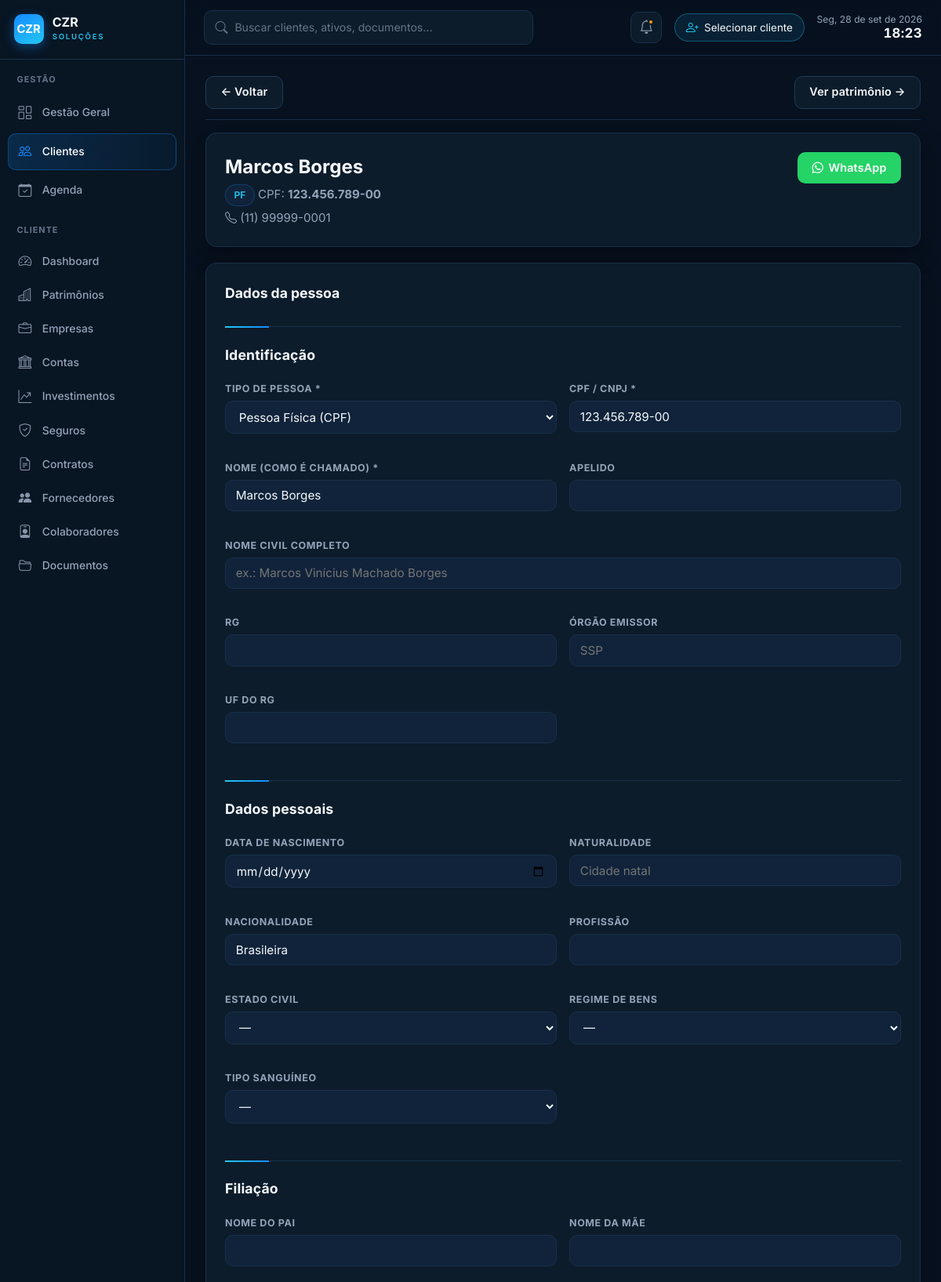
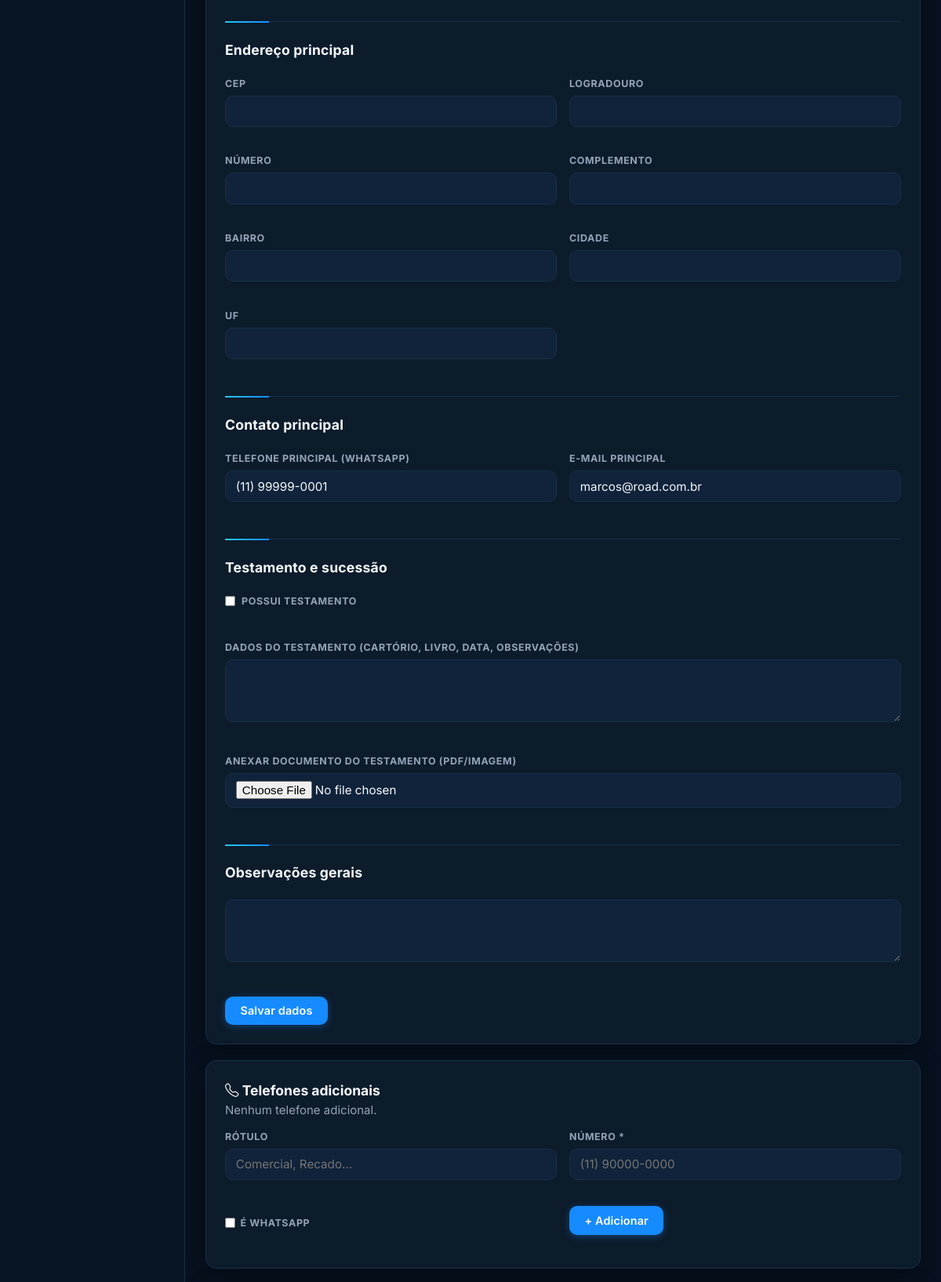
The app's page /clientes/editar?id=1 (signed in, upper part) with its own data (2 pictures, top to bottom).
### tables this page shows
CREATE TABLE IF NOT EXISTS clientes (
  id              INT AUTO_INCREMENT PRIMARY KEY,
  usuario_id      INT NULL,                           
  tipo_pessoa     ENUM('PF','PJ') NOT NULL DEFAULT 'PF',
  nome            VARCHAR(200) NOT NULL,              
  nome_completo   VARCHAR(200) NULL,                  
  apelido         VARCHAR(80)  NULL,
  cpf_cnpj        VARCHAR(18)  NOT NULL,
  rg              VARCHAR(20)  NULL,
  rg_orgao        VARCHAR(30)  NULL,
  rg_uf           VARCHAR(2)   NULL,
  data_nascimento DATE         NULL,
  naturalidade    VARCHAR(80)  NULL,
  nacionalidade   VARCHAR(60)  NULL DEFAULT 'Brasileira',
  estado_civil    ENUM('solteiro','casado','divorciado','viuvo','uniao_estavel','separado') NULL,
  regime_bens     ENUM('comunhao_parcial','comunhao_universal','separacao_total','participacao_final','nao_aplicavel') NULL,
  profissao       VARCHAR(80)  NULL,
  tipo_sanguineo  ENUM('A+','A-','B+','B-','AB+','AB-','O+','O-') NULL,
  nome_pai        VARCHAR(200) NULL,
  nome_mae        VARCHAR(200) NULL,
  cep             VARCHAR(9)   NULL,                  
  logradouro      VARCHAR(200) NULL,
  numero          VARCHAR(20)  NULL,
  complemento     VARCHAR(100) NULL,
  bairro          VARCHAR(100) NULL,
  cidade          VARCHAR(100) NULL,
  uf              VARCHAR(2)   NULL,
  email           VARCHAR(150) NULL,                  
  telefone        VARCHAR(20)  NULL,                  
  tem_testamento  TINYINT(1) NOT NULL DEFAULT 0,
  testamento_obs  TEXT         NULL,
  observacoes     TEXT         NULL,
  ativo           TINYINT(1) NOT NULL DEFAULT 1,
  criado_em       DATETIME NOT NULL DEFAULT CURRENT_TIMESTAMP,
  FOREIGN KEY (usuario_id) REFERENCES usuarios(id) ON DELETE SET NULL
);

### app/Core/View.php (called while the page is built, shortened)
<?php
class View
{
    public static function render(string $view, array $data = []): void
    {
        $file = APP_PATH . '/Views/' . $view . '.php';
        extract($data, EXTR_SKIP);
        require $file;
    }
}

### app/Core/Controller.php (called while the page is built, shortened)
<?php
abstract class Controller
{
    protected function view(string $view, array $data = []): void
    {
        View::render($view, $data);
    }
}

### app/Controllers/ClientesController.php (called while the page is built, shortened)
<?php
class ClientesController extends Controller
{
    public function editar(): void
    {
        $id = (int) ($_GET['id'] ?? 0);
        $cliente = Cliente::buscar($id);
        $subs = Pessoa::subListas($id);
        $this->view('clientes/editar', compact('cliente', 'erro', 'subs', 'documentos', 'login'));
    }
}

### app/Core/Router.php (called while the page is built, shortened)
<?php
class Router
{
    private array $routes = ['GET' => [], 'POST' => []];
    public function get(string $path, array $handler): void
    {
        $this->routes['GET'][trim($path, '/')] = $handler;
    }
    public function post(string $path, array $handler): void
    {
        $this->routes['POST'][trim($path, '/')] = $handler;
    }
    public function dispatch(string $url, string $method): void
    {
        $url    = trim($url, '/');
        $method = strtoupper($method) === 'POST' ? 'POST' : 'GET';
        $handler = $this->routes[$method][$url] ?? null;
        [$class, $action] = $handler;
        (new $class())->$action();
    }
}

### index.php (called while the page is built, shortened)
<?php
require_once __DIR__ . '/app/bootstrap.php';
$router = new Router();
$router->dispatch($_GET['url'] ?? '', $_SERVER['REQUEST_METHOD']);

### includes/functions.php (called while the page is built, shortened)
<?php
function base_url(string $path = ''): string {
    $base = defined('BASE_URL') ? BASE_URL : '/cezar/';
    return $base . ltrim($path, '/');
}
function link_whatsapp(?string $telefone): string {
    $d = preg_replace('/\D/', '', $telefone ?? '');
    if (strlen($d) <= 11) $d = '55' . $d;
    return 'https://wa.me/' . $d;
}
function h(string $str): string {
    return htmlspecialchars($str, ENT_QUOTES, 'UTF-8');
}

### app/bootstrap.php (called while the page is built, shortened)
<?php
spl_autoload_register(function (string $class): void {
    foreach (['Core', 'Controllers', 'Models'] as $dir) {
        $file = APP_PATH . '/' . $dir . '/' . $class . '.php';
        if (is_file($file)) {
            return;
        }
    }
});

### includes/db.php (called while the page is built, shortened)
<?php
function db(): PDO
{
    static $pdo = null;
    if ($pdo === null) {
        $host    = Env::get('DB_HOST', '127.0.0.1');
        $name    = Env::get('DB_NAME', 'gestao_patrimonial');
        $user    = Env::get('DB_USER', 'root');
        $pass    = Env::get('DB_PASS', '');
        $charset = Env::get('DB_CHARSET', 'utf8mb4');
        $dsn = "mysql:host={$host};dbname={$name};charset={$charset}";
        $pdo = new PDO($dsn, $user, $pass, [
            PDO::ATTR_ERRMODE            => PDO::ERRMODE_EXCEPTION,
            PDO::ATTR_DEFAULT_FETCH_MODE => PDO::FETCH_ASSOC,
            PDO::ATTR_EMULATE_PREPARES   => false,
        ]);
    }
    return $pdo;
}

### app/Models/Cliente.php (called while the page is built, shortened)
<?php
class Cliente
{
    public static function buscar(int $id): ?array
    {
        $s = db()->prepare('SELECT * FROM clientes WHERE id = ?');
        $s->execute([$id]);
        return $s->fetch() ?: null;
    }
}

### app/Models/Pessoa.php (called while the page is built, shortened)
<?php
class Pessoa
{
    private static function tabela(string $chave): string
    {
        return self::TABELAS[$chave];
    }
    public static function listar(string $chave, int $clienteId): array
    {
        $t = self::tabela($chave);
        $s = db()->prepare("SELECT * FROM $t WHERE cliente_id = ? ORDER BY id");
        $s->execute([$clienteId]);
        return $s->fetchAll();
    }
    public static function subListas(int $clienteId): array
    {
        $out = [];
        foreach (array_keys(self::TABELAS) as $chave) {
            $out[$chave] = self::listar($chave, $clienteId);
        }
        return $out;
    }
}

### app/Views/clientes/_campos.php (the view, shortened to what this page needs)
<?php
$v = fn(string $k) => h((string) ($_POST[$k] ?? $cliente[$k] ?? ''));
$sel = fn(string $k, string $opt) => (($_POST[$k] ?? $cliente[$k] ?? '') === $opt) ? 'selected' : '';
$ehEdicao = isset($cliente);
?>
<div class="form-secao"><div class="form-secao-titulo">Identificação</div></div>
<div class="form-grid form-grid-2">
  <div class="form-grupo">
    <label>Tipo de pessoa *</label>
    <select name="tipo_pessoa">
      <option value="PF" <?= $sel('tipo_pessoa','PF') ?>>Pessoa Física (CPF)</option>
    </select>
  </div>
  <div class="form-grupo">
    <label>CPF / CNPJ *</label>
    <input type="text" name="cpf_cnpj" required oninput="mascara_cpf_cnpj(this)" maxlength="18" value="<?= $v('cpf_cnpj') ?>">
  </div>
  <div class="form-grupo">
    <label>Nome (como é chamado) *</label>
    <input type="text" name="nome" required value="<?= $v('nome') ?>" placeholder="ex.: Marcos Borges">
  </div>
  <div class="form-grupo">
    <label>Apelido</label>
    <input type="text" name="apelido" value="<?= $v('apelido') ?>">
  </div>
  <div class="form-grupo" style="grid-column:1/-1">
    <label>Nome civil completo</label>
    <input type="text" name="nome_completo" value="<?= $v('nome_completo') ?>" placeholder="ex.: Marcos Vinícius Machado Borges">
  </div>
  <div class="form-grupo">
    <label>RG</label>
    <input type="text" name="rg" value="<?= $v('rg') ?>">
  </div>
  <div class="form-grupo">
    <label>Órgão emissor</label>
    <input type="text" name="rg_orgao" value="<?= $v('rg_orgao') ?>" placeholder="SSP">
  </div>
  <div class="form-grupo">
    <label>UF do RG</label>
    <input type="text" name="rg_uf" maxlength="2" value="<?= $v('rg_uf') ?>" style="text-transform:uppercase">
  </div>
</div>
<div class="form-secao"><div class="form-secao-titulo">Dados pessoais</div></div>
<div class="form-grid form-grid-2">
  <div class="form-grupo">
    <label>Data de nascimento</label>
    <input type="date" name="data_nascimento" value="<?= $v('data_nascimento') ?>">
  </div>
  <div class="form-grupo">
    <label>Naturalidade</label>
    <input type="text" name="naturalidade" value="<?= $v('naturalidade') ?>" placeholder="Cidade natal">
  </div>
  <div class="form-grupo">
    <label>Nacionalidade</label>
    <input type="text" name="nacionalidade" value="<?= h((string)($_POST['nacionalidade'] ?? $cliente['nacionalidade'] ?? 'Brasileira')) ?>">
  </div>
  <div class="form-grupo">
    <label>Profissão</label>
    <input type="text" name="profissao" value="<?= $v('profissao') ?>">
  </div>
  <div class="form-grupo">
    <label>Estado civil</label>
    <select name="estado_civil">
      <option value="">—</option>
    </select>
  </div>
  <div class="form-grupo">
    <label>Regime de bens</label>
    <select name="regime_bens">
      <option value="">—</option>
    </select>
  </div>
  <div class="form-grupo">
    <label>Tipo sanguíneo</label>
    <select name="tipo_sanguineo">
      <option value="">—</option>
    </select>
  </div>
</div>
<div class="form-secao"><div class="form-secao-titulo">Filiação</div></div>
<div class="form-grid form-grid-2">
  <div class="form-grupo">
    <label>Nome do pai</label>
    <input type="text" name="nome_pai" value="<?= $v('nome_pai') ?>">
  </div>
  <div class="form-grupo">
    <label>Nome da mãe</label>
    <input type="text" name="nome_mae" value="<?= $v('nome_mae') ?>">
  </div>
</div>
<div class="form-secao"><div class="form-secao-titulo">Endereço principal</div></div>
<div class="form-grid form-grid-2">
  <div class="form-grupo">
    <label>CEP</label>
    <input type="text" name="cep" maxlength="9" value="<?= $v('cep') ?>"
           oninput="mascara_cep(this)" onblur="busca_cep(this)">
  </div>
  <div class="form-grupo" style="grid-column:2/-1">
    <label>Logradouro</label>
    <input type="text" name="logradouro" id="logradouro" value="<?= $v('logradouro') ?>">
  </div>
  <div class="form-grupo">
    <label>Número</label>
    <input type="text" name="numero" value="<?= $v('numero') ?>">
  </div>
  <div class="form-grupo">
    <label>Complemento</label>
    <input type="text" name="complemento" value="<?= $v('complemento') ?>">
  </div>
  <div class="form-grupo">
    <label>Bairro</label>
    <input type="text" name="bairro" id="bairro" value="<?= $v('bairro') ?>">
  </div>
  <div class="form-grupo">
    <label>Cidade</label>
    <input type="text" name="cidade" id="cidade" value="<?= $v('cidade') ?>">
  </div>
  <div class="form-grupo">
    <label>UF</label>
    <input type="text" name="uf" id="estado" maxlength="2" value="<?= $v('uf') ?>" style="text-transform:uppercase">
  </div>
</div>
<div class="form-secao"><div class="form-secao-titulo">Contato principal</div></div>
<div class="form-grid form-grid-2">
  <div class="form-grupo">
    <label>Telefone principal (WhatsApp)</label>
    <input type="text" name="telefone" value="<?= $v('telefone') ?>" placeholder="(11) 90000-0000">
  </div>
  <div class="form-grupo">
    <label>E-mail principal</label>
    <input type="email" name="email" value="<?= $v('email') ?>">
  </div>
</div>
<div class="form-secao"><div class="form-secao-titulo">Testamento e sucessão</div></div>
<div class="form-grid form-grid-2">
  <div class="form-grupo" style="grid-column:1/-1">
    <label style="display:flex;align-items:center;gap:.5rem;cursor:pointer">
      <input type="checkbox" name="tem_testamento" value="1" style="width:auto"
             <?= (($_POST['tem_testamento'] ?? $cliente['tem_testamento'] ?? 0)) ? 'checked' : '' ?>>
      Possui testamento
    </label>
  </div>
  <div class="form-grupo" style="grid-column:1/-1">
    <label>Dados do testamento (cartório, livro, data, observações)</label>
    <textarea name="testamento_obs" rows="2"><?= $v('testamento_obs') ?></textarea>
  </div>
  <?php if ($ehEdicao): ?>
  <div class="form-grupo" style="grid-column:1/-1">
    <label>Anexar documento do testamento (PDF/imagem)</label>
    <input type="file" name="testamento_arquivo" accept=".pdf,image/*">
  </div>
  <?php endif; ?>
</div>
<div class="form-secao"><div class="form-secao-titulo">Observações gerais</div></div>
<div class="form-grid">
  <div class="form-grupo" style="grid-column:1/-1">
    <textarea name="observacoes" rows="3"><?= $v('observacoes') ?></textarea>
  </div>
</div>

### app/Views/clientes/editar.php (shortened to what this page needs)
<?php
require APP_ROOT . '/includes/header.php';
$nomeExib = $cliente['nome_completo'] ?: $cliente['nome'];
$wa = link_whatsapp($cliente['telefone'] ?? '');
$del = fn($tipo, $itemId) => base_url("clientes/item-remover?tipo=$tipo&item=$itemId&id=" . $cliente['id']);
?>
<div class="container" style="max-width:960px">
  <div class="card-header" style="margin-bottom:1rem">
    <a href="<?= base_url('clientes') ?>" class="btn btn-secundario">← Voltar</a>
    <a href="<?= base_url('dashboard?cliente_id=' . $cliente['id']) ?>" class="btn btn-secundario">Ver patrimônio →</a>
  </div>
  <div class="card" style="margin-bottom:1.25rem">
    <div style="display:flex;justify-content:space-between;align-items:flex-start;gap:1rem;flex-wrap:wrap">
      <div>
        <div style="font-size:1.5rem;font-weight:700"><?= h($nomeExib) ?></div>
        <div style="color:var(--cor-secundario);margin-top:.25rem">
          <span class="tag"><?= $cliente['tipo_pessoa'] ?></span>
          <?= $cliente['tipo_pessoa'] === 'PF' ? 'CPF' : 'CNPJ' ?>: <strong><?= h($cliente['cpf_cnpj']) ?></strong>
        </div>
        <?php if ($cliente['telefone']): ?>
          <div style="color:var(--cor-secundario);margin-top:.2rem"><i class="bi bi-telephone"></i> <?= h($cliente['telefone']) ?></div>
        <?php endif; ?>
      </div>
      <?php if ($wa): ?>
        <a href="<?= h($wa) ?>" target="_blank" rel="noopener"
           class="btn" style="background:#25d366;color:#fff;border:none;white-space:nowrap">
          <i class="bi bi-whatsapp"></i> WhatsApp
        </a>
      <?php endif; ?>
    </div>
  </div>
  <div class="card" id="dados" style="margin-bottom:1.25rem">
    <h3 style="margin-top:0">Dados da pessoa</h3>
    <form method="post" enctype="multipart/form-data">
      <?php require __DIR__ . '/_campos.php'; ?>
      <div style="margin-top:1.25rem">
        <button type="submit" class="btn btn-primario">Salvar dados</button>
      </div>
    </form>
  </div>
  <div class="card" id="telefones" style="margin-bottom:1.25rem">
    <h3 style="margin-top:0"><i class="bi bi-telephone"></i> Telefones adicionais</h3>
    <?php if ($subs['telefones']): ?>
      <table class="tabela">
        <thead><tr><th>Rótulo</th><th>Número</th><th>WhatsApp</th><th></th></tr></thead>
        <tbody>
        <?php foreach ($subs['telefones'] as $t): ?>
          <tr>
            <td><?= h($t['rotulo'] ?? '—') ?></td>
            <td><?= h($t['numero']) ?></td>
            <td><?= $t['whatsapp'] ? '<i class="bi bi-whatsapp" style="color:#25d366"></i> sim' : '—' ?></td>
            <td style="text-align:right"><a href="<?= $del('telefones', $t['id']) ?>" class="btn btn-secundario btn-sm" onclick="return confirmar_exclusao('Remover este telefone?')">Excluir</a></td>
          </tr>
        <?php endforeach; ?>
        </tbody>
      </table>
    <?php else: ?><p style="color:var(--cor-secundario)">Nenhum telefone adicional.</p><?php endif; ?>
    <form method="post" class="form-grid form-grid-2" style="margin-top:.75rem;align-items:end">
      <div class="form-grupo"><label>Rótulo</label><input type="text" name="rotulo" placeholder="Comercial, Recado…"></div>
      <div class="form-grupo"><label>Número *</label><input type="text" name="numero" required placeholder="(11) 90000-0000"></div>
      <div class="form-grupo"><label style="display:flex;align-items:center;gap:.4rem;cursor:pointer"><input type="checkbox" name="whatsapp" value="1" style="width:auto"> É WhatsApp</label></div>
      <div class="form-grupo"><button type="submit" class="btn btn-primario">+ Adicionar</button></div>
    </form>
  </div>
</div>
<?php require APP_ROOT . '/includes/footer.php'; ?>

### records on screen
clientes: nome "Marcos Borges", tipo_pessoa "PF", cpf_cnpj "123.456.789-00", telefone "(11) 99999-0001", nacionalidade "Brasileira", email "marcos@road.com.br"

### other values on screen
$data_fmt "Seg, 28 de set de 2026"
$titulo "GESTÃO"
$rotulo "Gestão Geral"
$rotulo "Clientes"
$rotulo "Agenda"
$titulo "CLIENTE"
$rotulo "Dashboard"
$rotulo "Patrimônios"
$rotulo "Empresas"
$rotulo "Contas"
$rotulo "Investimentos"
$rotulo "Seguros"
$rotulo "Contratos"
$rotulo "Fornecedores"
$rotulo "Colaboradores"
